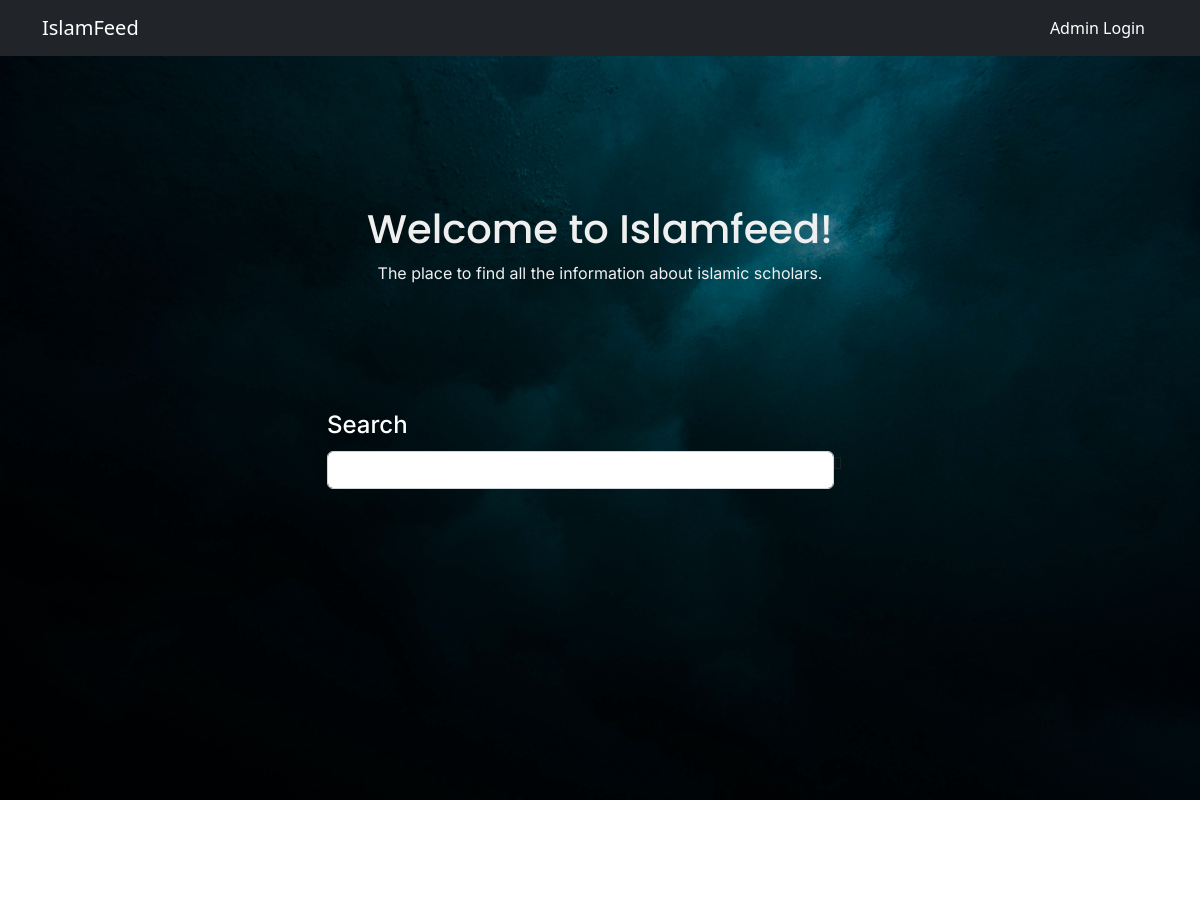
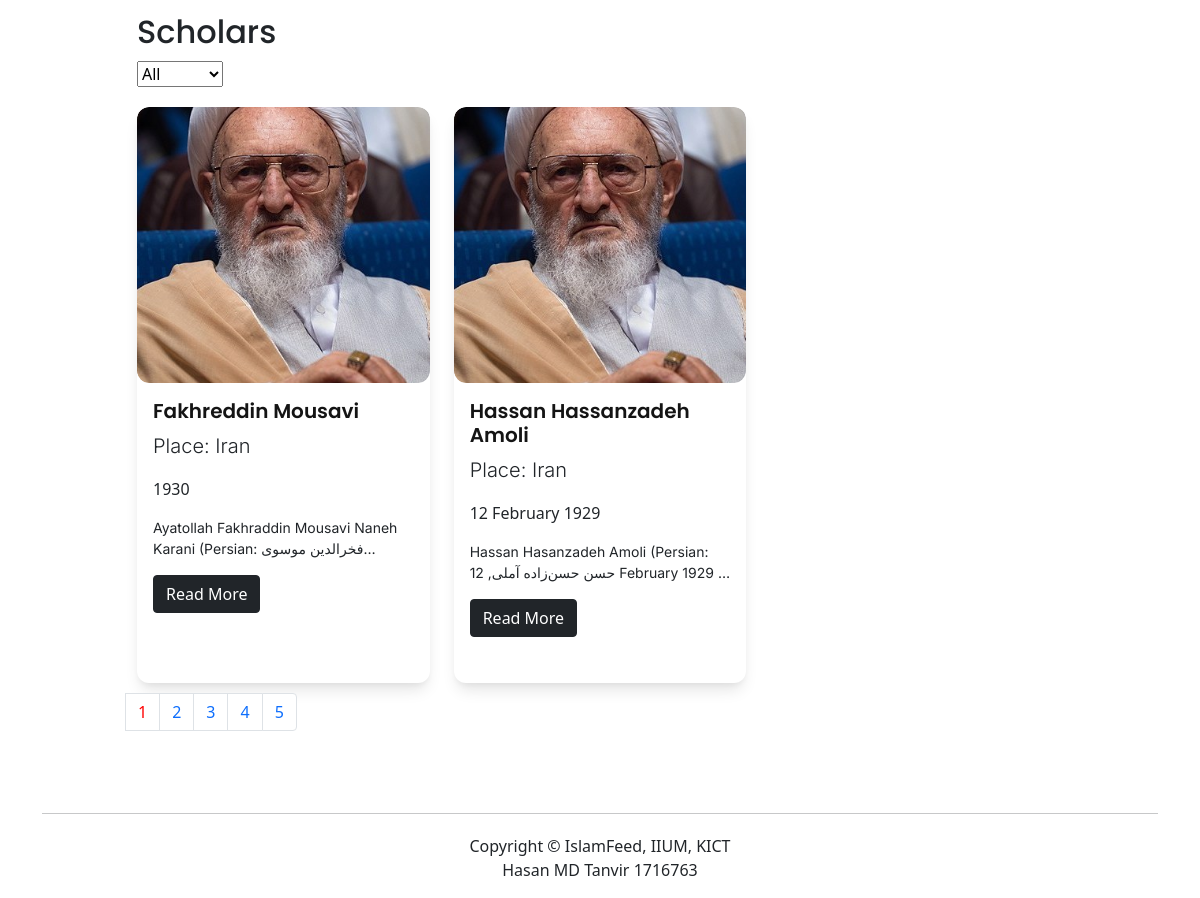
The page / on the database its author committed (2 pictures, top to bottom).
### tables this page shows
CREATE TABLE `posts` (
  `post_id` int(11) NOT NULL AUTO_INCREMENT,
  `post_category_id` int(11) NOT NULL,
  `post_title` varchar(191) NOT NULL DEFAULT '',
  `post_author` varchar(191) NOT NULL DEFAULT '',
  `post_date` date NOT NULL,
  `post_image` text NOT NULL,
  `post_content` text NOT NULL,
  `post_tags` varchar(191) NOT NULL DEFAULT '',
  `post_comment_count` int(11) NOT NULL DEFAULT '0',
  `post_status` varchar(191) NOT NULL DEFAULT 'draft',
  `born` varchar(191) DEFAULT NULL,
  `post_summary` text,
  `achievement` text,
  `birth_place` varchar(191) DEFAULT NULL,
  PRIMARY KEY (`post_id`)
);

### index.php (the view, shortened to what this page needs)
<?php include "includes/header.php";
?>
<body>
    <?php include "includes/navigation.php"; ?>
    <div class="_header_wrapper">
        <div class="_header_overlay"></div>
        <div class="_header_wrap">
            <div class="container h-100">
                <div class="row h-100">
                    <div class="col-xl-12 col-lg-12 col-md-12 col-sm-12">
                        <div class="_header_content_wrap">
                            <div class="_header_content_heading">
                                <h1 class="_header_content_title">
                                    Welcome to Islamfeed!
                                </h1>
                                <p class="_header_content_heading_txt">
                                    The place to find all the information about islamic scholars.
                                </p>
                            </div>
                        </div>
                    </div>
                    <div class="col-xl-6 col-lg-7 col-md-12 col-sm-12 mx-auto">
                         <?php include "includes/sidebar.php"; ?>
                    </div>
                </div>
            </div>
        </div>
    </div>
    <div class="_post_wrapper">
        <div class="_post_wrap">
            <div class="container">
                <div class="row">
                    <div class="col-xl-10 lg-11 col-md-12 col-sm-12 mx-auto">
                        <div class="row">
                            <div class="col-xl-12 col-lg-12 col-md-12 col-sm-12">
                                <div class="_post_heading">
                                    <h2 class="_post_heading_title">Scholars</h2>
                                </div>
                            </div>
                        </div>
                        <div class="row post-container" id="#post_category">
                            <form method="POST" action="?page=1#post_category"
                           >
                                <div class="form-group">
                                <select name="post_category" id="post_category" onchange="this.form.submit()">
                                    <?php
                                        $selected = '';
                                        if($selected==''){
                                            echo "<option value='' selected>All</option>";
                                        }
                                        else
                                        echo "<option value=''>All</option>";
                                    ?>
                                </select>
                            </div>
                         </form>
                            <?php
                              if(isset($_GET["page"])){
                                $page_no =$_GET["page"];
                              }
                              else if(isset($_POST["page"])){
                                $page_no =$_POST["page"];
                              }
                              else{
                                $page_no =1;
                              }
                            $page_size = 2;
                            $offset = ($page_no-1) *  $page_size;
                            $post_cat ='';
                            $query1 = "SELECT COUNT(post_id) FROM posts where post_status='published'";
                            $result_db = mysqli_query($connection, $query1);
                            if(!empty($result_db)){
                                $row_db = mysqli_fetch_row($result_db);
                                $total_records = $row_db[0];
                            }
                            else $total_records =0;
                            $total_pages = ceil($total_records /  $page_size );
                            $query = "SELECT * FROM posts where post_status='published'";
                            $query .=" LIMIT ".$offset.",".$page_size ;
                            $select_all_posts = mysqli_query($connection, $query);
                            while ($row = mysqli_fetch_assoc($select_all_posts)) {
                                $post_id = $row['post_id'];
                                $post_title = $row['post_title'];
                                $post_author = $row['post_author'];
                                $post_image = $row['post_image'];
                                $post_status = $row['post_status'];
                                $post_summary = $row['post_summary'];
                                $born = $row['born'];
                                if ($post_status == 'published') {
                            ?>
                                    <div class="col-xl-4 col-lg-4 col-md-6 col-sm-12">
                                        <div class="post-card">
                                            <div class="_post_card_img_wrap">
                                                <a alt='Post Cover Image' href="post.php?p_id=<?php echo $post_id;?>">
                                                    <img class="card-img-top" src="images/<?php echo $post_image; ?>" alt="">
                                                </a>
                                            </div>
                                            <div class="card-body _post_body ">
                                                <h3 class="card-title _post_title"> <a href="post.php?p_id=<?php echo $post_id; ?>"><?php echo $post_title ?></a></h3>
                                                <p class="lead card-text">
                                                    Place: <span> <?php echo $post_author ?> </span>
                                                </p>
                                                <p class="card-text"><?php echo $born ?></p>
                                                <p class="card-text _post_summary_txt"><?php echo $post_summary ?></p>
                                                <div class="_post_footer">
                                                    <a class="btn btn-dark" href="post.php?p_id=<?php echo $post_id; ?>">Read More <span class="glyphicon glyphicon-chevron-right"></span></a>
                                                </div>
                                            </div>
                                        </div>
                                    </div>
                            <?php }
                            }
                            $pagLink = "<ul class='pagination'>";
                            for ($i=1; $i<=$total_pages; $i++) {
                                        $pagLink .= "<li id='$i' class='page-item'><a class='page-link' href='?page=".$i."&post_category=".$post_cat."#post_category"."'>".$i."</a></li>";
                            }
                            echo $pagLink . "</ul>";
                            ?>
                        </div>
                    </div>
                </div>
            </div>
        </div>
    </div>
    <div class="container">
        <hr />
    </div>
    <div class="_footer_wrapper">
        <div class="container">
            <?php include "includes/footer.php"; ?>

### includes/header.php (shortened to what this page needs)
<!DOCTYPE html>
<html lang="en">
<head>
    <link rel="stylesheet" href="https://cdn.jsdelivr.net/npm/@fortawesome/fontawesome-free@5.15.4/css/fontawesome.min.css">
    <link href="css/bootstrap.min.css" rel="stylesheet">
    <link href="css/main.css" rel="stylesheet">
</head>

### includes/navigation.php (shortened to what this page needs)
<nav class="navbar navbar-expand-lg navbar-dark bg-dark fixed-top">
  <div class="container">
    <a class="navbar-brand" href="./index.php">IslamFeed</a>
    <div class="collapse navbar-collapse" id="navbarNav">
      <ul class="navbar-nav ms-auto">
        <?php
            if(isset($_SESSION['user_role'])){
                echo "<li><a class='nav-link' href='/FYYP/includes/logout.php'>Log Out</a></li>";
                if(isset($_GET['p_id'])){
                    $edit_post_id = $_GET['p_id'];
                    echo "<li><a class='nav-link' href='admin/admin_posts.php?source=edit_post&p_id={$edit_post_id}'>Edit</a></li>";
                }
            }
            else{
                echo "<li> <a class='btn btn-dark' href='/admin-login.php'>Admin Login</a> </li>";
            }
        ?>
      </ul>
    </div>
  </div>
</nav>

### includes/sidebar.php (shortened to what this page needs)
<div class=" col-12 mt-1">
    <div class="_search_wrap">
        <h4 class="_search_title">Search</h4>
        <form action="search.php" method="POST">
            <div class="input-group">
                <input name="search" type="text" class="form-control">
                <span class="input-group-btn">
                    <i class="far fa-search-plus"></i>
                    <button name="submit" class="btn btn-default" type="submit">
                    </button>
                </span>
            </div>
        </form>
    </div>
</div>

### includes/footer.php (shortened to what this page needs)
<footer>
            <div class="row">
                <div class="col-lg-12">
                    <p class="text-center">Copyright &copy; IslamFeed, IIUM, KICT <br> Hasan MD Tanvir 1716763</p>
                </div>
            </div>
        </footer>
    </div>
</body>
</html>

### css/main.css (style rules this page uses)
body { margin: 0; padding: 0; }
html { scroll-behavior: smooth; }
.active a { color: red; }
a { transition: .2s all ease; -webkit-transition: .2s all ease; -moz-transition: .2s all ease; -ms-transition: .2s all ease; -o-transition: .2s all ease; text-decoration: none; }
._header_wrapper { height: 100vh; width: 100%; padding: 100px 0; background-image: url("../images/bg.jpg"); background-size: cover; position: relative; z-index: 2; }
._header_overlay { position: absolute; width: 100%; height: 100%; background-color: #000000; opacity: .3; top: 0px; left: 0px; z-index: -1; filter: grayscale(1); -webkit-filter: grayscale(1); }
._header_wrap { width: 100%; height: 100%; }
._header_content_wrap { display: flex; align-items: center; justify-content: center; height: 100%; }
._header_content_heading { text-align: center; }
._header_content_title { font-family: 'Poppins', sans-serif; color: #efefef; }
._header_content_heading_txt { font-family: 'Inter', sans-serif; color: #efefef; }
._post_wrapper { padding: 100px 0 50px; }
._post_heading { margin: 10px 0; }
._post_heading_title { font-family: Poppins; }
.post-card { margin: 20px 0; padding: 0px 0 20px; box-shadow: rgba(0, 0, 0, 0.1) 0px 10px 15px -3px, rgba(0, 0, 0, 0.05) 0px 4px 6px -2px; height: calc(100% - 30px); background-color: #fff; border-radius: 12px; -webkit-border-radius: 12px; -moz-border-radius: 12px; -ms-border-radius: 12px; -o-border-radius: 12px; }
._post_card_img_wrap { border-radius: 12px; -webkit-border-radius: 12px; -moz-border-radius: 12px; -ms-border-radius: 12px; -o-border-radius: 12px; overflow: hidden; }
.post-card img { width: 100%; height: 276px; object-fit: cover; border-radius: 12px; transition: .5s ease all; -webkit-border-radius: 12px; -moz-border-radius: 12px; -ms-border-radius: 12px; -o-border-radius: 12px; -webkit-transition: .5s ease all; -moz-transition: .5s ease all; -ms-transition: .5s ease all; -o-transition: .5s ease all; }
._post_title { font-family: Poppins; }
._post_title a { font-family: Poppins; font-weight: 600; font-size: 20px; color: #141414; display: flex; width: fit-content; }
._post_summary_txt { font-family: Inter; font-weight: 400; font-size: 14px; display: -webkit-box; -webkit-line-clamp: 2; -webkit-box-orient: vertical; overflow: hidden; text-overflow: ellipsis; }
.lead { font-family: Inter; }
._search_title { font-family: Inter; color: #fff; margin-bottom: 12px; }
.form-control { border-radius: 6px !important; -webkit-border-radius: 6px !important; -moz-border-radius: 6px !important; -ms-border-radius: 6px !important; -o-border-radius: 6px !important; }
footer { margin: 20px 0 0; }

### rows shown on the page
posts: post_image (picture), post_title "Fakhreddin Mousavi", post_author "Iran", born "1930", post_summary "Ayatollah Fakhraddin Mousavi Naneh Karani (Persian: ‌فخرالدین…"
posts: post_image (picture), post_title "Hassan Hassanzadeh Amoli", post_author "Iran", born "12 February 1929", post_summary "Hassan Hasanzadeh Amoli (Persian: حسن حسن‌زاده آملی, 12 February 1929…"
